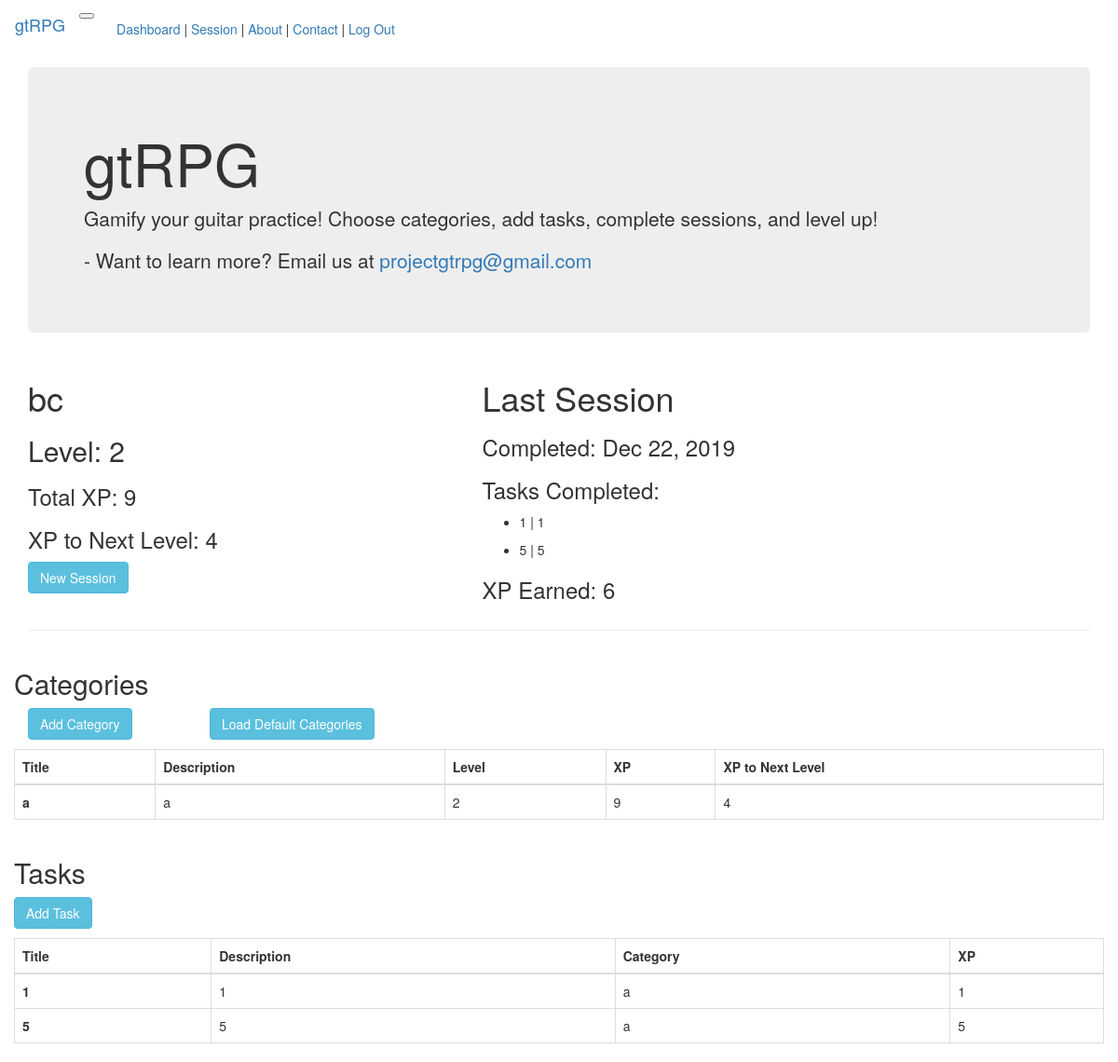
Before: /index (signed in) with the older database file.
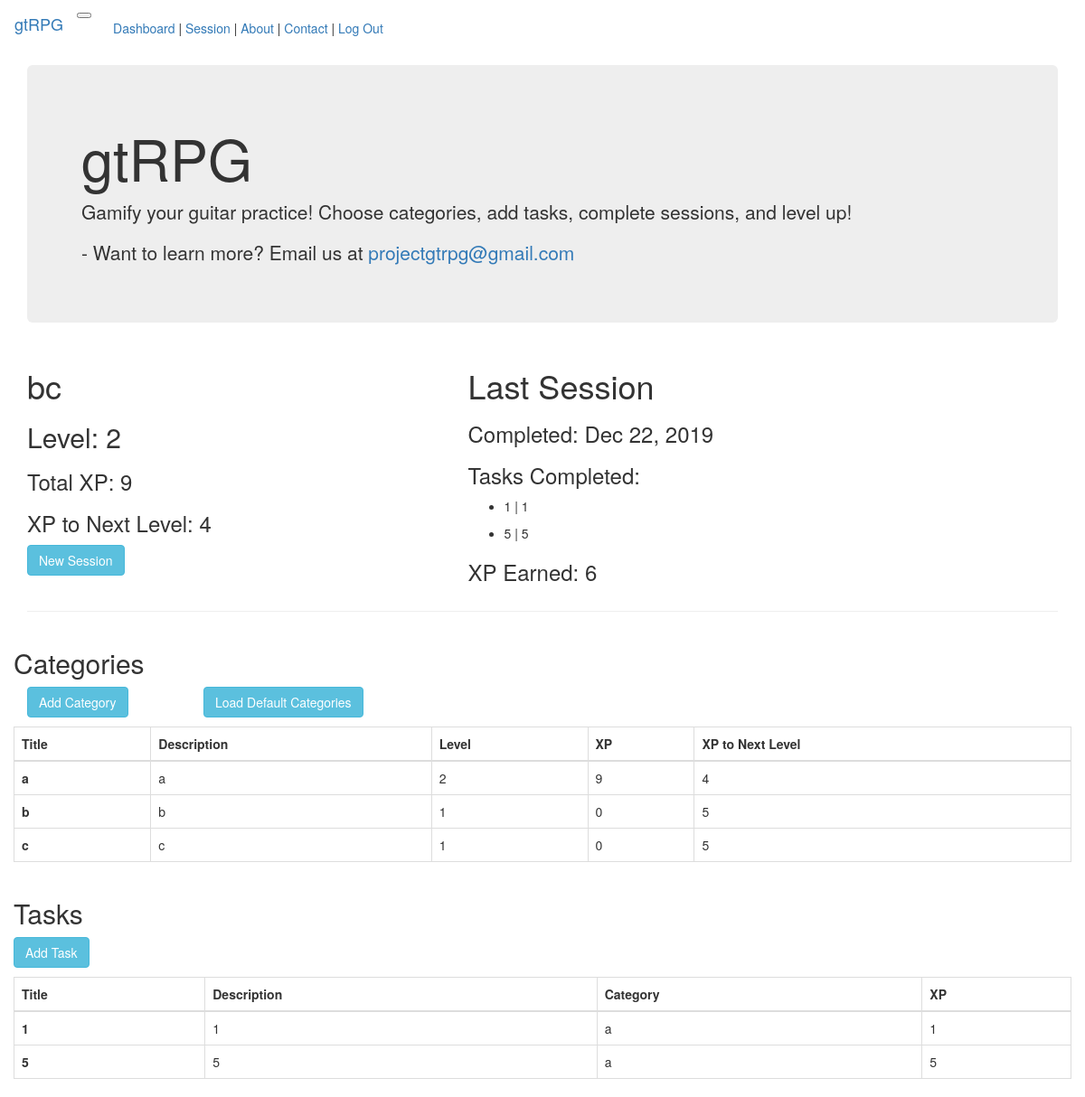
After: the same page with the newer database file.
### app/models.py (models this page shows, shortened)
class Task(db.Model):
    id = db.Column(db.Integer, primary_key=True)
    user_id = db.Column('user_id', db.Integer, db.ForeignKey('user.id'))
    category_id = db.Column(db.Integer, db.ForeignKey('category.id'), nullable=False)
    timestamp = db.Column(db.DateTime, index=True, default=datetime.utcnow)
    title = db.Column(db.String(100), nullable=False)
    description = db.Column(db.String(200))
    xp = db.Column(db.Integer, index=True)

class UserCategory(db.Model):
    user_id = db.Column('user_id', db.Integer, db.ForeignKey('user.id'), primary_key=True)
    category_id = db.Column('category_id', db.Integer, db.ForeignKey('category.id'), primary_key=True)
    level = db.Column('user_category_level', db.Integer, default=1, index=True)
    xp = db.Column('user_category_xp', db.Integer, default=0, index=True)
    level_up_xp_modifier = db.Column(db.Integer, default=5)
    xp_to_next_level = db.Column(db.Integer, default=5)
    xp_to_next_level_constant = db.Column(db.Float, default=5.0)

class Category(db.Model):
    id = db.Column(db.Integer, primary_key=True)
    title = db.Column(db.String(100), unique=True, nullable=False)
    description = db.Column(db.String(200))
    timestamp = db.Column(db.DateTime, index=True, default=datetime.utcnow)
    tasks = db.relationship('Task', backref='category', lazy=True)

### app/main/routes.py (the view)
@bp.route('/')
@bp.route('/index', methods=['GET'])
@login_required
def index():
    user = User.query.filter_by(username=current_user.username).first_or_404()
    duser = get_dumped_user(user)
    result_list = (db.session.query(UserCategory, Category)
                   .filter(UserCategory.user_id == user.id)
                   .filter(Category.id == UserCategory.category_id)
                   .all())
    user_task_list = Task.query.filter(Task.user_id == user.id).all()
    last_session = get_last_session(user)
    return render_template('index.html', title="Dashboard | gtRPG", user=duser, last_session=last_session, result_list=result_list,
                            user_task_list=user_task_list)

### app/main/routes.py (called while the page is built)
@bp.before_request
def before_request():
    if current_user.is_authenticated:
        current_user.last_seen = datetime.utcnow()
        db.session.commit()

def get_dumped_user(user):
    dumped_user = USER_SCHEMA.dump(user)
    return dumped_user

def get_last_session(user):
    last_session = Session.query.filter(Session.user_id == user.id, Session.completed.isnot(None)).order_by(Session.completed.desc()).first()
    return last_session

### app/models.py (called while the page is built)
@login.user_loader
def load_user(id):
    return User.query.get(int(id))

### app/templates/index.html (shortened to what the changed rows need)
{% extends "base.html" %}
{% block app_content %}
    <div class="row">
        <div class="col-sm-5">
            <table>
                <tr valign="top">
                    <td>
                        <h1>{{ user.username }}</h1>
                        <h2> Level: {{ user.level }}</h2>
                    </td>
                </tr>
            </table>
        </div>
        <div class="col-sm-7">
            <table>
                <tr valign="top">
                    <td>
                        <h1>Last Session</h1>
                        {% if last_session %}
                        <ul>
                        {% set total_xp = namespace(value=0) %}
                        {% for task in last_session.tasks %}
                            <li><p>{{ task.title }} | {{ task.xp }}</p></li>
                            {% set total_xp.value = total_xp.value + task.xp %}
                        {% endfor %}
                        </ul>
                        {% else %}
                        <h4><i>No completed sessions</i></h4>
                        {% endif %}
                    </td>
                </tr>
            </table>
        </div>
    </div>
    <div class="row" id ="userCategoriesTable">
        <div class="col">
            <h2>Categories</h2>
        </div>
        <div class="col">
            <table class="table table-dark table-bordered table-hover">
                <thead class="thead-dark">
                    <tr>
                        <th scope="col">Title</th>
                        <th scope="col">Description</th>
                        <th scope="col">Level</th>
                        <th scope="col">XP</th>
                        <th scope="col">XP to Next Level</th>
                    </tr>
                </thead>
                <tbody>
                    {% for result in result_list %}
                        <tr>
                            <th scope="row">{{result[1].title}}</th>
                            <td>{{result[1].description}}</td>
                            <td>{{result[0].level}}</td>
                            <td>{{result[0].xp}}</td>
                            <td>{{result[0].xp_to_next_level}}</td>
                        </tr>
                    {% endfor %}
                </tbody>
            </table>
        </div>
    </div>
    <div class="row" id ="tasksTable">
        <div class="col">
            <h2>Tasks</h2>
            <table class="table table-dark table-bordered table-hover">
                <thead class="thead-dark">
                    <tr>
                        <th scope="col">Title</th>
                        <th scope="col">Description</th>
                        <th scope="col">Category</th>
                        <th scope="col">XP</th>
                    </tr>
                </thead>
                <tbody>
                    {% for task in user_task_list %}
                        <tr>
                            <th scope="row">{{task.title}}</th>
                            <td>{{task.description}}</td>
                            <td>{{task.category.title}}</td>
                            <td>{{task.xp}}</td>
                        </tr>
                    {% endfor %}
                </tbody>
            </table>
        </div>
    </div>
{% endblock %}

Changed rows visible on the page:
added UserCategory: title "b", description "b", user_category_level "1", user_category_xp "0", xp_to_next_level "5"
added UserCategory: title "c", description "c", user_category_level "1", user_category_xp "0", xp_to_next_level "5"
